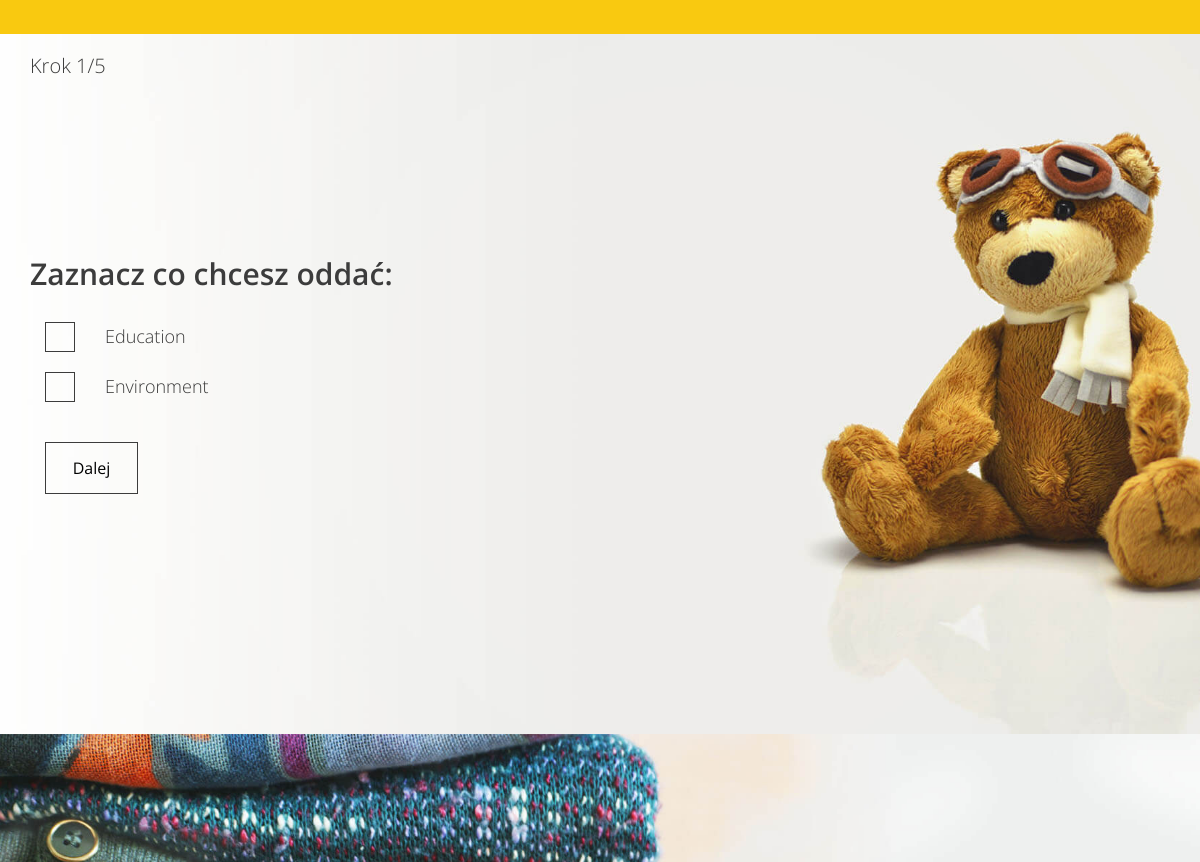
The app's page /donate/ (signed in, middle part), older data.
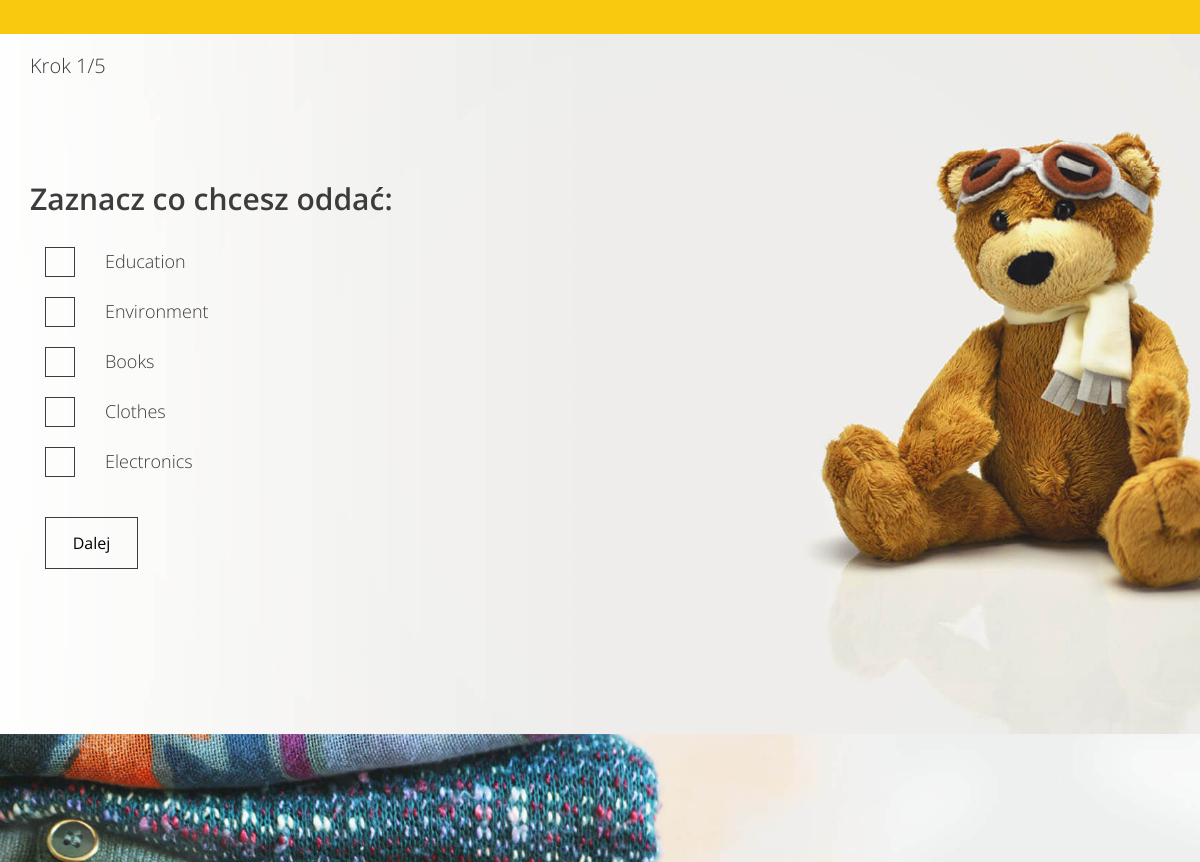
The same page, newer data.
### main/models.py (models this page shows)
class Category(models.Model):
    name = models.CharField(max_length=100)

### main/views.py (the view, shortened to what this page needs)
# urls.py: path('donate/', DonationPageView.as_view(), name='donate'),
class DonationPageView(View):
    def get(self, request):
        if not request.user.is_authenticated:
            return redirect('login')
        categories = Category.objects.all()
        context = {'categories': categories}
        return render(request, 'form.html', context)

### utils/context_processors.py (called while the page is built)
def user_info(request):
    if request.user.is_authenticated:
        username = request.user.first_name
        return {'username': username, 'is_superuser': request.user.is_superuser}
    else:
        return {'username': None}

### templates/form.html (shortened to what this page needs)
{% extends "base.html" %}
{% load static %}
{% block section %}
    <section class="form--steps">
        <div class="form--steps-instructions">
        </div>
        <div class="form--steps-container">
            <div class="form--steps-counter">Krok <span>1</span>/5</div>
            <form method="post" id="myForm">
                <div data-step="1" class="active">
                    <h3>Zaznacz co chcesz oddać:</h3>
                    {% for category in categories %}
                        <div class="form-group form-group--checkbox">
                            <label>
                                <span class="checkbox"></span>
                                <span class="description">{{ category.name }}</span>
                            </label>
                        </div>
                    {% endfor %}
                    <div class="form-group form-group--buttons">
                        <button type="button" class="btn next-step" id="nextStepBtn1">Dalej</button>
                    </div>
                </div>
            </form>
        </div>
    </section>
{% endblock %}

Row changes from the older to the newer data that the page shows:
added Category: name "Books"
added Category: name "Clothes"
added Category: name "Electronics"
